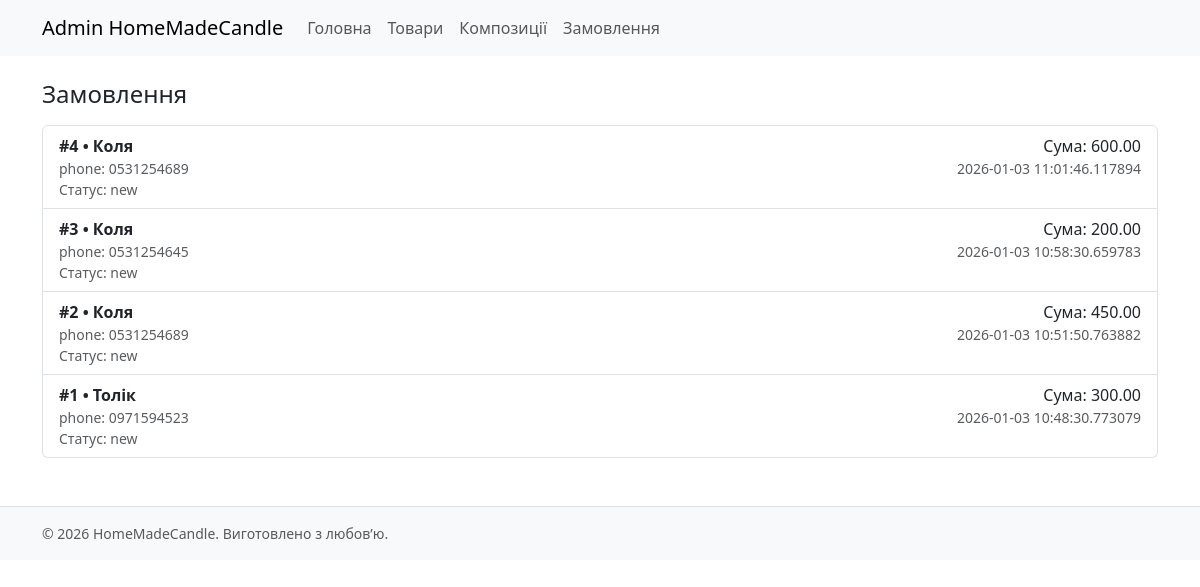
Page /admin/orders (signed in) on the committed database.
### models.py (models this page shows)
class Order(db.Model):
    id = db.Column(db.Integer, primary_key=True)
    customer_name = db.Column(db.String(120))
    phone = db.Column(db.String(32))
    contact_method = db.Column(db.String(32))  # "phone", "viber", "telegram"
    address = db.Column(db.String(255))
    comment = db.Column(db.Text)
    total_amount = db.Column(db.Float, default=0.0)
    status = db.Column(db.String(32), default="new")
    created_at = db.Column(db.DateTime, default=datetime.utcnow)
    items = db.relationship("OrderItem", backref="order", cascade="all, delete-orphan")

### blueprints/admin/routes.py (the view)
@bp.route("/orders")
@login_required
def order_list():
    orders = Order.query.order_by(Order.created_at.desc()).all()
    return render_template("admin/order_list.html", orders=orders)

### blueprints/admin/routes.py (called while the page is built)
@login_manager.user_loader
def load_user(user_id):
    return User.query.get(int(user_id))

### templates/admin/order_list.html
{% extends "base.html" %}
{% block content %}
<div class="container">
  <h1 class="h4 mb-3">Замовлення</h1>
  <div class="list-group">
    {% for o in orders %}
      <div class="list-group-item">
        <div class="d-flex justify-content-between">
          <div>
            <div class="fw-semibold">#{{ o.id }} • {{ o.customer_name }}</div>
            <div class="small text-muted">{{ o.contact_method }}: {{ o.phone }}</div>
            <div class="small text-muted">Статус: {{ o.status }}</div>
          </div>
          <div class="text-end">
            <div>Сума: {{ "%.2f"|format(o.total_amount) }}</div>
            <div class="small text-muted">{{ o.created_at }}</div>
          </div>
        </div>
      </div>
    {% else %}
      <p>Поки немає замовлень.</p>
    {% endfor %}
  </div>
</div>
{% endblock %}

### static/css/main.css (style rules this page uses)
body { font-family: system-ui, -apple-system, Segoe UI, Roboto, sans-serif; }

### rows in the picture
Order: id "4", customer_name "Коля", contact_method "phone", phone "0531254689", status "new", total_amount "600.00", created_at "2026-01-03 11:01:46.117894"
Order: id "3", customer_name "Коля", contact_method "phone", phone "0531254645", status "new", total_amount "200.00", created_at "2026-01-03 10:58:30.659783"
Order: id "2", customer_name "Коля", contact_method "phone", phone "0531254689", status "new", total_amount "450.00", created_at "2026-01-03 10:51:50.763882"
Order: id "1", customer_name "Толік", contact_method "phone", phone "0971594523", status "new", total_amount "300.00", created_at "2026-01-03 10:48:30.773079"

### other values in the picture
{{ 2026 }} "2026"
